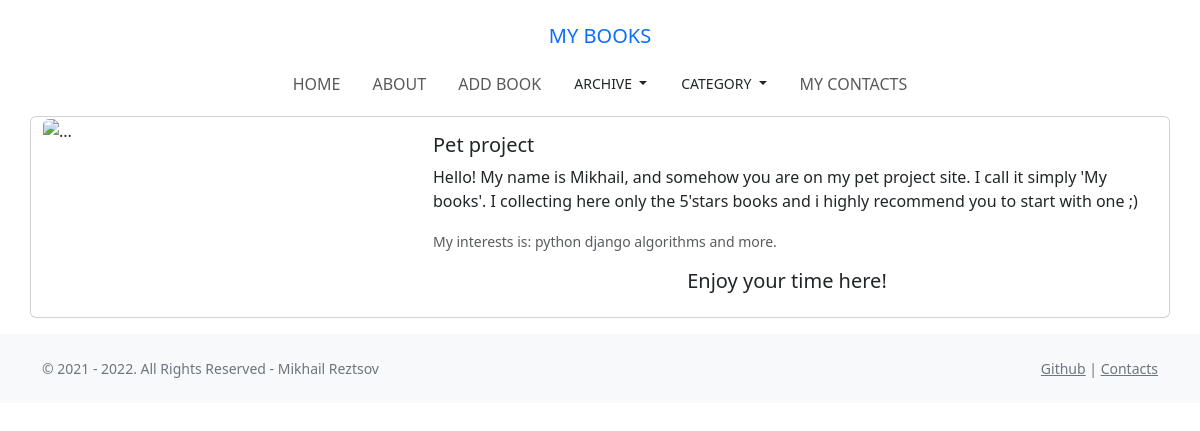
The page /about/ on the database its author committed.
### women/models.py (models this page shows, shortened)
class Category(models.Model):
    name = models.CharField(max_length=100, db_index=True)
    slug = models.SlugField(max_length=255, unique=True, db_index=True, verbose_name="URL")
    def get_absolute_url(self):
        return reverse('category', kwargs={'slug': self.slug})
    class Meta:
        verbose_name = 'Категории'
        verbose_name_plural = 'Категории'

### women/views.py (the view)
# urls.py: path('about/', about, name='about'),
def about(request):
    context = {
        'title': 'about',
    }
    return render(request, 'women/about.html', context=context)

### women/models.py (called while the page is built)
    def get_absolute_url(self):
        return reverse('archive', kwargs={'slug': self.slug})

### women/templatetags/women_tags.py (called while the page is built)
@register.simple_tag()  # Загружай категории книг, используй данный тэг в base.html и можно использовать в любом шаблоне
def get_categories():
    return Category.objects.all()

@register.simple_tag()
def get_year():
    return Year.objects.all()

### templates/women/about.html (shortened to what this page needs)
{% extends 'base.html' %}
{% load static %}
{% block content %}
    <div class="container">
        <div class="row">
            <div class="card mb-3" style="max-width: 1540px;">
                <div class="row g-2">
                    <div class="col-md-4">
                        <img src="https://avatars.mds.yandex.net/i?id=d3e6d40467e564f0d7e01dcc8067da1d-5176143-images-thumbs&n=13"
                             class="img-fluid rounded-start" alt="...">
                    </div>
                    <div class="col-md-8">
                        <div class="card-body">
                            <h5 class="card-title">Pet project</h5>
                            <p class="card-text">Hello! My name is Mikhail, and somehow you are on my pet project
                                site. I call it simply 'My books'. I collecting here only the 5'stars books and i highly
                                recommend you to start with one ;)</p>
                            <p class="card-text"><small class="text-muted">My interests is: {% for c in cats %}
                                <span class="pl-1">{{ c.name|lower }}</span>{% endfor %} and more.</small></p>
                         <h5 class="card-title text-center">Enjoy your time here!</h5>
                        </div>
                    </div>
                </div>
            </div>
        </div>
    </div>
{% endblock %}

### rows shown on the page
Category: name "python"
Category: name "django"
Category: name "algorithms"
